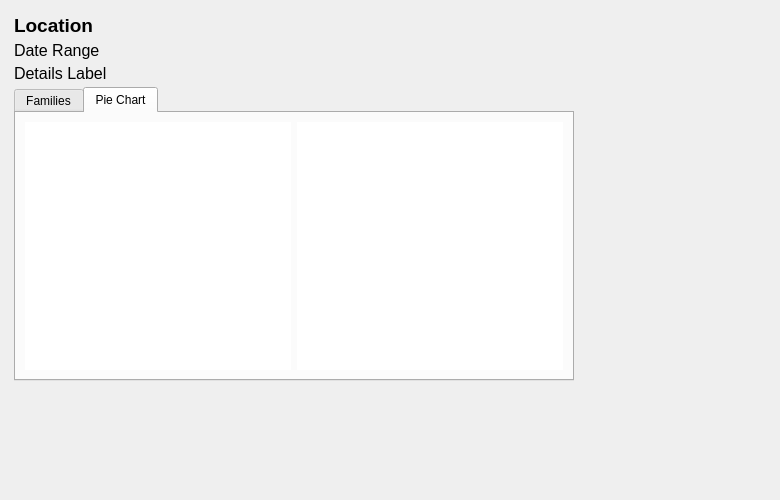
<?xml version="1.0" encoding="UTF-8"?>
<ui version="4.0">
 <class>frmFamilies</class>
 <widget class="QWidget" name="frmFamilies">
  <property name="geometry">
   <rect>
    <x>0</x>
    <y>0</y>
    <width>780</width>
    <height>500</height>
   </rect>
  </property>
  <property name="sizePolicy">
   <sizepolicy hsizetype="Preferred" vsizetype="Preferred">
    <horstretch>0</horstretch>
    <verstretch>0</verstretch>
   </sizepolicy>
  </property>
  <property name="windowTitle">
   <string>Species Report</string>
  </property>
  <property name="windowIcon">
   <iconset resource="icons.qrc">
    <normaloff>:/icon_families.png</normaloff>:/icon_families.png</iconset>
  </property>
  <widget class="QScrollArea" name="scrollArea">
   <property name="geometry">
    <rect>
     <x>9</x>
     <y>9</y>
     <width>570</width>
     <height>377</height>
    </rect>
   </property>
   <property name="frameShape">
    <enum>QFrame::NoFrame</enum>
   </property>
   <property name="frameShadow">
    <enum>QFrame::Plain</enum>
   </property>
   <property name="lineWidth">
    <number>0</number>
   </property>
   <property name="widgetResizable">
    <bool>true</bool>
   </property>
   <widget class="QWidget" name="scrollAreaWidgetContents">
    <property name="geometry">
     <rect>
      <x>0</x>
      <y>0</y>
      <width>570</width>
      <height>377</height>
     </rect>
    </property>
    <property name="sizePolicy">
     <sizepolicy hsizetype="Expanding" vsizetype="Expanding">
      <horstretch>0</horstretch>
      <verstretch>0</verstretch>
     </sizepolicy>
    </property>
    <layout class="QVBoxLayout" name="verticalLayout_4">
     <property name="spacing">
      <number>4</number>
     </property>
     <property name="leftMargin">
      <number>5</number>
     </property>
     <property name="topMargin">
      <number>5</number>
     </property>
     <property name="rightMargin">
      <number>5</number>
     </property>
     <property name="bottomMargin">
      <number>5</number>
     </property>
     <item>
      <widget class="QLabel" name="lblLocation">
       <property name="sizePolicy">
        <sizepolicy hsizetype="Expanding" vsizetype="Preferred">
         <horstretch>0</horstretch>
         <verstretch>0</verstretch>
        </sizepolicy>
       </property>
       <property name="font">
        <font>
         <pointsize>14</pointsize>
         <weight>75</weight>
         <bold>true</bold>
        </font>
       </property>
       <property name="text">
        <string>Location</string>
       </property>
      </widget>
     </item>
     <item>
      <widget class="QLabel" name="lblDateRange">
       <property name="sizePolicy">
        <sizepolicy hsizetype="Expanding" vsizetype="Preferred">
         <horstretch>0</horstretch>
         <verstretch>0</verstretch>
        </sizepolicy>
       </property>
       <property name="font">
        <font>
         <pointsize>12</pointsize>
         <weight>50</weight>
         <bold>false</bold>
        </font>
       </property>
       <property name="text">
        <string>Date Range</string>
       </property>
      </widget>
     </item>
     <item>
      <widget class="QLabel" name="lblDetails">
       <property name="sizePolicy">
        <sizepolicy hsizetype="Expanding" vsizetype="Preferred">
         <horstretch>0</horstretch>
         <verstretch>0</verstretch>
        </sizepolicy>
       </property>
       <property name="font">
        <font>
         <pointsize>12</pointsize>
         <weight>50</weight>
         <bold>false</bold>
        </font>
       </property>
       <property name="text">
        <string>Details Label</string>
       </property>
      </widget>
     </item>
     <item>
      <widget class="QTabWidget" name="tabFamilies">
       <property name="currentIndex">
        <number>1</number>
       </property>
       <widget class="QWidget" name="tab">
        <property name="sizePolicy">
         <sizepolicy hsizetype="Expanding" vsizetype="Expanding">
          <horstretch>0</horstretch>
          <verstretch>0</verstretch>
         </sizepolicy>
        </property>
        <attribute name="title">
         <string>Families</string>
        </attribute>
        <layout class="QHBoxLayout" name="horizontalLayout">
         <property name="spacing">
          <number>4</number>
         </property>
         <property name="leftMargin">
          <number>5</number>
         </property>
         <property name="topMargin">
          <number>5</number>
         </property>
         <property name="rightMargin">
          <number>5</number>
         </property>
         <property name="bottomMargin">
          <number>5</number>
         </property>
         <item>
          <widget class="QFrame" name="frame">
           <property name="sizePolicy">
            <sizepolicy hsizetype="Expanding" vsizetype="Expanding">
             <horstretch>0</horstretch>
             <verstretch>0</verstretch>
            </sizepolicy>
           </property>
           <property name="frameShape">
            <enum>QFrame::NoFrame</enum>
           </property>
           <property name="frameShadow">
            <enum>QFrame::Plain</enum>
           </property>
           <property name="lineWidth">
            <number>0</number>
           </property>
           <layout class="QVBoxLayout" name="verticalLayout_2">
            <property name="spacing">
             <number>4</number>
            </property>
            <property name="leftMargin">
             <number>5</number>
            </property>
            <property name="topMargin">
             <number>5</number>
            </property>
            <property name="rightMargin">
             <number>5</number>
            </property>
            <property name="bottomMargin">
             <number>5</number>
            </property>
            <item>
             <widget class="QLabel" name="lblFamilies">
              <property name="text">
               <string>Families</string>
              </property>
             </widget>
            </item>
            <item>
             <widget class="QListWidget" name="lstFamilies">
              <property name="contextMenuPolicy">
               <enum>Qt::ActionsContextMenu</enum>
              </property>
              <property name="spacing">
               <number>2</number>
              </property>
              <property name="sortingEnabled">
               <bool>false</bool>
              </property>
             </widget>
            </item>
           </layout>
          </widget>
         </item>
         <item>
          <widget class="QFrame" name="frame_2">
           <property name="sizePolicy">
            <sizepolicy hsizetype="Expanding" vsizetype="Expanding">
             <horstretch>0</horstretch>
             <verstretch>0</verstretch>
            </sizepolicy>
           </property>
           <property name="frameShape">
            <enum>QFrame::NoFrame</enum>
           </property>
           <property name="frameShadow">
            <enum>QFrame::Plain</enum>
           </property>
           <property name="lineWidth">
            <number>0</number>
           </property>
           <layout class="QVBoxLayout" name="verticalLayout_3">
            <property name="spacing">
             <number>4</number>
            </property>
            <property name="leftMargin">
             <number>5</number>
            </property>
            <property name="topMargin">
             <number>5</number>
            </property>
            <property name="rightMargin">
             <number>5</number>
            </property>
            <property name="bottomMargin">
             <number>5</number>
            </property>
            <item>
             <widget class="QLabel" name="lblSpecies">
              <property name="text">
               <string>Species</string>
              </property>
             </widget>
            </item>
            <item>
             <widget class="QListWidget" name="lstSpecies">
              <property name="contextMenuPolicy">
               <enum>Qt::ActionsContextMenu</enum>
              </property>
              <property name="spacing">
               <number>2</number>
              </property>
              <property name="sortingEnabled">
               <bool>false</bool>
              </property>
             </widget>
            </item>
           </layout>
          </widget>
         </item>
        </layout>
       </widget>
       <widget class="QWidget" name="tab_2">
        <property name="sizePolicy">
         <sizepolicy hsizetype="Expanding" vsizetype="Expanding">
          <horstretch>0</horstretch>
          <verstretch>0</verstretch>
         </sizepolicy>
        </property>
        <attribute name="title">
         <string>Pie Chart</string>
        </attribute>
        <layout class="QHBoxLayout" name="horizontalLayout_2">
         <item>
          <widget class="QGraphicsView" name="gvPieChart">
           <property name="frameShape">
            <enum>QFrame::NoFrame</enum>
           </property>
           <property name="sizeAdjustPolicy">
            <enum>QAbstractScrollArea::AdjustToContents</enum>
           </property>
           <property name="viewportUpdateMode">
            <enum>QGraphicsView::FullViewportUpdate</enum>
           </property>
          </widget>
         </item>
         <item>
          <widget class="QTableWidget" name="tblPieChartLegend">
           <property name="sizePolicy">
            <sizepolicy hsizetype="Expanding" vsizetype="Expanding">
             <horstretch>0</horstretch>
             <verstretch>0</verstretch>
            </sizepolicy>
           </property>
           <property name="contextMenuPolicy">
            <enum>Qt::ActionsContextMenu</enum>
           </property>
           <property name="frameShape">
            <enum>QFrame::NoFrame</enum>
           </property>
           <property name="frameShadow">
            <enum>QFrame::Plain</enum>
           </property>
           <property name="lineWidth">
            <number>0</number>
           </property>
           <property name="horizontalScrollBarPolicy">
            <enum>Qt::ScrollBarAlwaysOff</enum>
           </property>
           <property name="editTriggers">
            <set>QAbstractItemView::NoEditTriggers</set>
           </property>
           <property name="sortingEnabled">
            <bool>true</bool>
           </property>
           <attribute name="horizontalHeaderVisible">
            <bool>false</bool>
           </attribute>
           <attribute name="horizontalHeaderHighlightSections">
            <bool>false</bool>
           </attribute>
           <attribute name="verticalHeaderVisible">
            <bool>false</bool>
           </attribute>
           <attribute name="verticalHeaderHighlightSections">
            <bool>false</bool>
           </attribute>
          </widget>
         </item>
        </layout>
       </widget>
      </widget>
     </item>
    </layout>
   </widget>
  </widget>
  <action name="actionSetFamilyFilterToPieChartLegendFamily">
   <property name="text">
    <string>Set filter to family</string>
   </property>
  </action>
  <action name="actionSetFilterToFamily">
   <property name="text">
    <string>Set filter to family</string>
   </property>
  </action>
  <action name="actionSetFilterToSpecies">
   <property name="text">
    <string>Set filter to species</string>
   </property>
  </action>
 </widget>
 <resources>
  <include location="icons.qrc"/>
 </resources>
 <connections/>
</ui>
